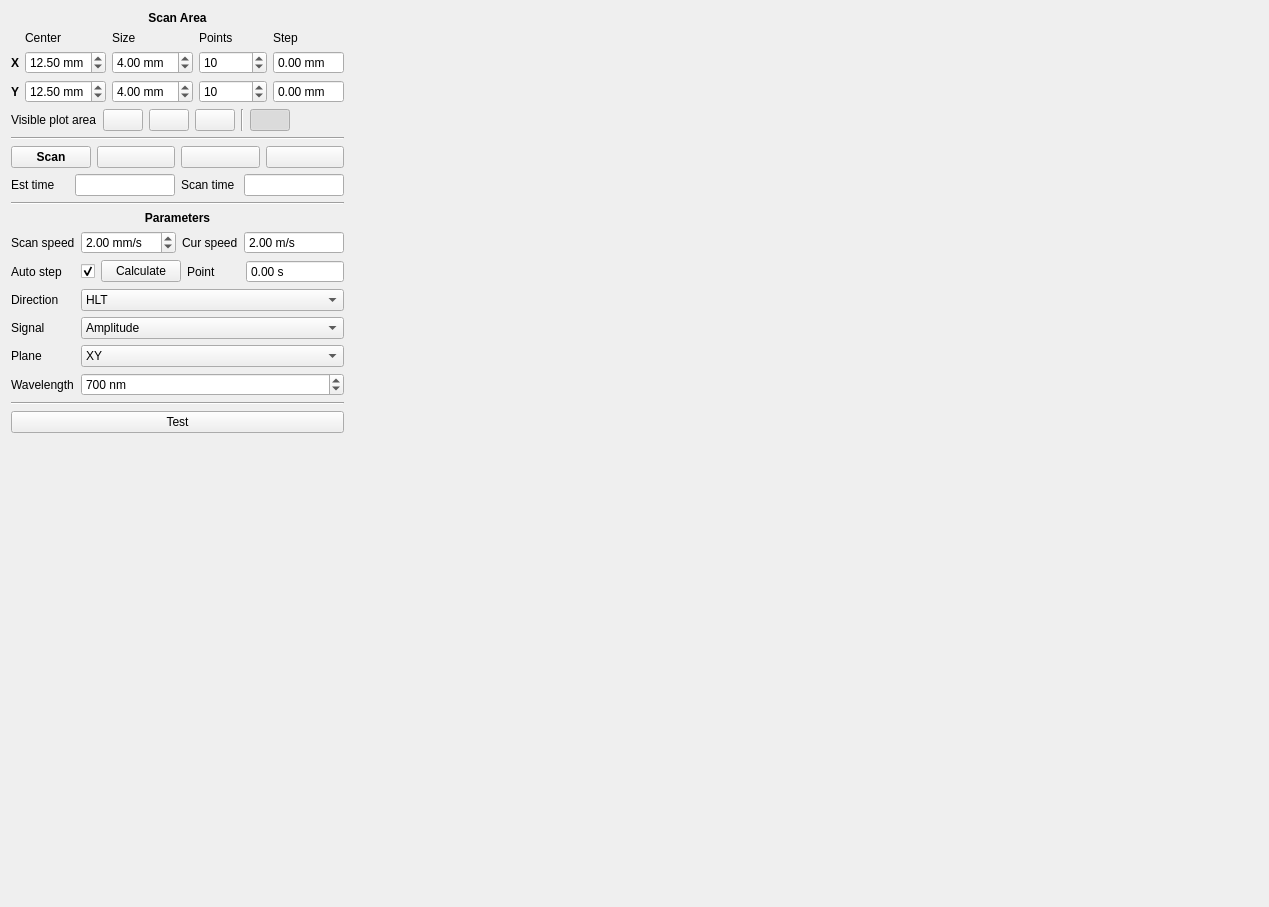
<?xml version="1.0" encoding="UTF-8"?>
<ui version="4.0">
 <class>map_measure</class>
 <widget class="QWidget" name="map_measure">
  <property name="geometry">
   <rect>
    <x>0</x>
    <y>0</y>
    <width>1269</width>
    <height>907</height>
   </rect>
  </property>
  <property name="windowTitle">
   <string>Form</string>
  </property>
  <layout class="QHBoxLayout" name="horizontalLayout_6" stretch="1,9">
   <item>
    <layout class="QVBoxLayout" name="verticalLayout">
     <property name="sizeConstraint">
      <enum>QLayout::SetDefaultConstraint</enum>
     </property>
     <item>
      <widget class="QLabel" name="lbl_scanarea">
       <property name="sizePolicy">
        <sizepolicy hsizetype="Minimum" vsizetype="Preferred">
         <horstretch>0</horstretch>
         <verstretch>0</verstretch>
        </sizepolicy>
       </property>
       <property name="font">
        <font>
         <bold>true</bold>
        </font>
       </property>
       <property name="text">
        <string>Scan Area</string>
       </property>
       <property name="alignment">
        <set>Qt::AlignCenter</set>
       </property>
      </widget>
     </item>
     <item>
      <layout class="QGridLayout" name="gridLayout">
       <item row="1" column="2">
        <widget class="QuantSpinBox" name="sb_sizeX">
         <property name="sizePolicy">
          <sizepolicy hsizetype="Minimum" vsizetype="Fixed">
           <horstretch>0</horstretch>
           <verstretch>0</verstretch>
          </sizepolicy>
         </property>
         <property name="minimumSize">
          <size>
           <width>0</width>
           <height>0</height>
          </size>
         </property>
         <property name="suffix">
          <string> mm</string>
         </property>
         <property name="decimals">
          <number>2</number>
         </property>
         <property name="maximum">
          <double>25.000000000000000</double>
         </property>
         <property name="value">
          <double>4.000000000000000</double>
         </property>
        </widget>
       </item>
       <item row="0" column="3">
        <widget class="QLabel" name="lbl_points">
         <property name="text">
          <string>Points</string>
         </property>
        </widget>
       </item>
       <item row="2" column="0">
        <widget class="QLabel" name="lbl_areaY">
         <property name="font">
          <font>
           <bold>true</bold>
          </font>
         </property>
         <property name="text">
          <string>Y</string>
         </property>
        </widget>
       </item>
       <item row="0" column="4">
        <widget class="QLabel" name="lbl_step">
         <property name="text">
          <string>Step</string>
         </property>
        </widget>
       </item>
       <item row="0" column="2">
        <widget class="QLabel" name="lbl_size">
         <property name="text">
          <string>Size</string>
         </property>
        </widget>
       </item>
       <item row="1" column="4">
        <widget class="QuantSpinBox" name="sb_stepX">
         <property name="sizePolicy">
          <sizepolicy hsizetype="Minimum" vsizetype="Fixed">
           <horstretch>0</horstretch>
           <verstretch>0</verstretch>
          </sizepolicy>
         </property>
         <property name="minimumSize">
          <size>
           <width>0</width>
           <height>0</height>
          </size>
         </property>
         <property name="readOnly">
          <bool>true</bool>
         </property>
         <property name="buttonSymbols">
          <enum>QAbstractSpinBox::NoButtons</enum>
         </property>
         <property name="suffix">
          <string> mm</string>
         </property>
         <property name="decimals">
          <number>2</number>
         </property>
         <property name="maximum">
          <double>999.990000000000009</double>
         </property>
        </widget>
       </item>
       <item row="2" column="2">
        <widget class="QuantSpinBox" name="sb_sizeY">
         <property name="sizePolicy">
          <sizepolicy hsizetype="Minimum" vsizetype="Fixed">
           <horstretch>0</horstretch>
           <verstretch>0</verstretch>
          </sizepolicy>
         </property>
         <property name="minimumSize">
          <size>
           <width>0</width>
           <height>0</height>
          </size>
         </property>
         <property name="suffix">
          <string> mm</string>
         </property>
         <property name="decimals">
          <number>2</number>
         </property>
         <property name="maximum">
          <double>25.000000000000000</double>
         </property>
         <property name="value">
          <double>4.000000000000000</double>
         </property>
        </widget>
       </item>
       <item row="2" column="4">
        <widget class="QuantSpinBox" name="sb_stepY">
         <property name="sizePolicy">
          <sizepolicy hsizetype="Minimum" vsizetype="Fixed">
           <horstretch>0</horstretch>
           <verstretch>0</verstretch>
          </sizepolicy>
         </property>
         <property name="minimumSize">
          <size>
           <width>0</width>
           <height>0</height>
          </size>
         </property>
         <property name="readOnly">
          <bool>true</bool>
         </property>
         <property name="buttonSymbols">
          <enum>QAbstractSpinBox::NoButtons</enum>
         </property>
         <property name="suffix">
          <string> mm</string>
         </property>
         <property name="decimals">
          <number>2</number>
         </property>
         <property name="maximum">
          <double>999.990000000000009</double>
         </property>
        </widget>
       </item>
       <item row="1" column="1">
        <widget class="QuantSpinBox" name="sb_centerX">
         <property name="sizePolicy">
          <sizepolicy hsizetype="Minimum" vsizetype="Fixed">
           <horstretch>0</horstretch>
           <verstretch>0</verstretch>
          </sizepolicy>
         </property>
         <property name="minimumSize">
          <size>
           <width>0</width>
           <height>0</height>
          </size>
         </property>
         <property name="suffix">
          <string> mm</string>
         </property>
         <property name="decimals">
          <number>2</number>
         </property>
         <property name="maximum">
          <double>25.000000000000000</double>
         </property>
         <property name="value">
          <double>12.500000000000000</double>
         </property>
        </widget>
       </item>
       <item row="2" column="1">
        <widget class="QuantSpinBox" name="sb_centerY">
         <property name="sizePolicy">
          <sizepolicy hsizetype="Minimum" vsizetype="Fixed">
           <horstretch>0</horstretch>
           <verstretch>0</verstretch>
          </sizepolicy>
         </property>
         <property name="minimumSize">
          <size>
           <width>0</width>
           <height>0</height>
          </size>
         </property>
         <property name="suffix">
          <string> mm</string>
         </property>
         <property name="decimals">
          <number>2</number>
         </property>
         <property name="maximum">
          <double>25.000000000000000</double>
         </property>
         <property name="value">
          <double>12.500000000000000</double>
         </property>
        </widget>
       </item>
       <item row="0" column="1">
        <widget class="QLabel" name="lbl_center">
         <property name="text">
          <string>Center</string>
         </property>
        </widget>
       </item>
       <item row="1" column="0">
        <widget class="QLabel" name="lbl_areaX">
         <property name="font">
          <font>
           <bold>true</bold>
          </font>
         </property>
         <property name="text">
          <string>X</string>
         </property>
        </widget>
       </item>
       <item row="1" column="3">
        <widget class="QuantSpinBox" name="sb_pointsX">
         <property name="sizePolicy">
          <sizepolicy hsizetype="Minimum" vsizetype="Fixed">
           <horstretch>0</horstretch>
           <verstretch>0</verstretch>
          </sizepolicy>
         </property>
         <property name="minimumSize">
          <size>
           <width>68</width>
           <height>0</height>
          </size>
         </property>
         <property name="decimals">
          <number>0</number>
         </property>
         <property name="minimum">
          <double>2.000000000000000</double>
         </property>
         <property name="maximum">
          <double>1024.000000000000000</double>
         </property>
         <property name="value">
          <double>10.000000000000000</double>
         </property>
        </widget>
       </item>
       <item row="2" column="3">
        <widget class="QuantSpinBox" name="sb_pointsY">
         <property name="sizePolicy">
          <sizepolicy hsizetype="Minimum" vsizetype="Fixed">
           <horstretch>0</horstretch>
           <verstretch>0</verstretch>
          </sizepolicy>
         </property>
         <property name="minimumSize">
          <size>
           <width>0</width>
           <height>0</height>
          </size>
         </property>
         <property name="decimals">
          <number>0</number>
         </property>
         <property name="minimum">
          <double>2.000000000000000</double>
         </property>
         <property name="maximum">
          <double>1024.000000000000000</double>
         </property>
         <property name="value">
          <double>10.000000000000000</double>
         </property>
        </widget>
       </item>
      </layout>
     </item>
     <item>
      <layout class="QHBoxLayout" name="horizontalLayout_4">
       <item>
        <widget class="QLabel" name="label_2">
         <property name="sizePolicy">
          <sizepolicy hsizetype="Maximum" vsizetype="Preferred">
           <horstretch>0</horstretch>
           <verstretch>0</verstretch>
          </sizepolicy>
         </property>
         <property name="text">
          <string>Visible plot area</string>
         </property>
        </widget>
       </item>
       <item>
        <widget class="QPushButton" name="btn_plot_full_area">
         <property name="sizePolicy">
          <sizepolicy hsizetype="Maximum" vsizetype="Fixed">
           <horstretch>0</horstretch>
           <verstretch>0</verstretch>
          </sizepolicy>
         </property>
         <property name="toolTip">
          <string>Set maximum plot size</string>
         </property>
         <property name="text">
          <string/>
         </property>
         <property name="icon">
          <iconset resource="qt_resources.qrc">
           <normaloff>:/icons/qt_resources/map.png</normaloff>:/icons/qt_resources/map.png</iconset>
         </property>
        </widget>
       </item>
       <item>
        <widget class="QPushButton" name="btn_plot_clear">
         <property name="sizePolicy">
          <sizepolicy hsizetype="Maximum" vsizetype="Fixed">
           <horstretch>0</horstretch>
           <verstretch>0</verstretch>
          </sizepolicy>
         </property>
         <property name="toolTip">
          <string>Clear scanned data from plot</string>
         </property>
         <property name="text">
          <string/>
         </property>
         <property name="icon">
          <iconset resource="qt_resources.qrc">
           <normaloff>:/icons/qt_resources/map--minus.png</normaloff>:/icons/qt_resources/map--minus.png</iconset>
         </property>
        </widget>
       </item>
       <item>
        <widget class="QPushButton" name="btn_plot_fit">
         <property name="sizePolicy">
          <sizepolicy hsizetype="Maximum" vsizetype="Fixed">
           <horstretch>0</horstretch>
           <verstretch>0</verstretch>
          </sizepolicy>
         </property>
         <property name="toolTip">
          <string>Fit data to full plot</string>
         </property>
         <property name="text">
          <string/>
         </property>
         <property name="icon">
          <iconset resource="qt_resources.qrc">
           <normaloff>:/icons/qt_resources/map-resize.png</normaloff>:/icons/qt_resources/map-resize.png</iconset>
         </property>
        </widget>
       </item>
       <item>
        <widget class="Line" name="line_4">
         <property name="orientation">
          <enum>Qt::Vertical</enum>
         </property>
        </widget>
       </item>
       <item>
        <widget class="QPushButton" name="btn_plot_area_sel">
         <property name="sizePolicy">
          <sizepolicy hsizetype="Maximum" vsizetype="Fixed">
           <horstretch>0</horstretch>
           <verstretch>0</verstretch>
          </sizepolicy>
         </property>
         <property name="toolTip">
          <string>Select scan area</string>
         </property>
         <property name="text">
          <string/>
         </property>
         <property name="icon">
          <iconset resource="qt_resources.qrc">
           <normaloff>:/icons/qt_resources/selection-resize.png</normaloff>:/icons/qt_resources/selection-resize.png</iconset>
         </property>
         <property name="checkable">
          <bool>true</bool>
         </property>
         <property name="checked">
          <bool>true</bool>
         </property>
         <property name="flat">
          <bool>false</bool>
         </property>
        </widget>
       </item>
       <item>
        <spacer name="horizontalSpacer">
         <property name="orientation">
          <enum>Qt::Horizontal</enum>
         </property>
         <property name="sizeHint" stdset="0">
          <size>
           <width>40</width>
           <height>20</height>
          </size>
         </property>
        </spacer>
       </item>
      </layout>
     </item>
     <item>
      <widget class="Line" name="line">
       <property name="orientation">
        <enum>Qt::Horizontal</enum>
       </property>
      </widget>
     </item>
     <item>
      <layout class="QHBoxLayout" name="horizontalLayout">
       <property name="leftMargin">
        <number>0</number>
       </property>
       <item>
        <widget class="QPushButton" name="btn_start">
         <property name="font">
          <font>
           <bold>true</bold>
          </font>
         </property>
         <property name="text">
          <string>Scan</string>
         </property>
         <property name="icon">
          <iconset resource="qt_resources.qrc">
           <normaloff>:/icons/qt_resources/control.png</normaloff>:/icons/qt_resources/control.png</iconset>
         </property>
         <property name="checkable">
          <bool>true</bool>
         </property>
        </widget>
       </item>
       <item>
        <widget class="QPushButton" name="btn_pause">
         <property name="text">
          <string/>
         </property>
         <property name="icon">
          <iconset resource="qt_resources.qrc">
           <normaloff>:/icons/qt_resources/control-pause.png</normaloff>:/icons/qt_resources/control-pause.png</iconset>
         </property>
         <property name="checkable">
          <bool>true</bool>
         </property>
        </widget>
       </item>
       <item>
        <widget class="QPushButton" name="btn_restart">
         <property name="text">
          <string/>
         </property>
         <property name="icon">
          <iconset resource="qt_resources.qrc">
           <normaloff>:/icons/qt_resources/arrow-circle-225-left.png</normaloff>:/icons/qt_resources/arrow-circle-225-left.png</iconset>
         </property>
        </widget>
       </item>
       <item>
        <widget class="QPushButton" name="btn_stop">
         <property name="text">
          <string/>
         </property>
         <property name="icon">
          <iconset resource="qt_resources.qrc">
           <normaloff>:/icons/qt_resources/control-stop-square.png</normaloff>:/icons/qt_resources/control-stop-square.png</iconset>
         </property>
        </widget>
       </item>
      </layout>
     </item>
     <item>
      <layout class="QHBoxLayout" name="horizontalLayout_2">
       <item>
        <widget class="QLabel" name="lbl_estdur">
         <property name="text">
          <string>Est time</string>
         </property>
        </widget>
       </item>
       <item>
        <widget class="QLineEdit" name="le_estdur">
         <property name="enabled">
          <bool>true</bool>
         </property>
         <property name="sizePolicy">
          <sizepolicy hsizetype="Minimum" vsizetype="Fixed">
           <horstretch>0</horstretch>
           <verstretch>0</verstretch>
          </sizepolicy>
         </property>
         <property name="maximumSize">
          <size>
           <width>100</width>
           <height>16777215</height>
          </size>
         </property>
         <property name="readOnly">
          <bool>true</bool>
         </property>
        </widget>
       </item>
       <item>
        <widget class="QLabel" name="lbl_dur">
         <property name="text">
          <string>Scan time</string>
         </property>
        </widget>
       </item>
       <item>
        <widget class="QLineEdit" name="le_dur">
         <property name="enabled">
          <bool>true</bool>
         </property>
         <property name="sizePolicy">
          <sizepolicy hsizetype="Minimum" vsizetype="Fixed">
           <horstretch>0</horstretch>
           <verstretch>0</verstretch>
          </sizepolicy>
         </property>
         <property name="maximumSize">
          <size>
           <width>100</width>
           <height>16777215</height>
          </size>
         </property>
         <property name="readOnly">
          <bool>true</bool>
         </property>
        </widget>
       </item>
      </layout>
     </item>
     <item>
      <widget class="Line" name="line_3">
       <property name="orientation">
        <enum>Qt::Horizontal</enum>
       </property>
      </widget>
     </item>
     <item>
      <widget class="QLabel" name="lbl_params">
       <property name="sizePolicy">
        <sizepolicy hsizetype="Minimum" vsizetype="Preferred">
         <horstretch>0</horstretch>
         <verstretch>0</verstretch>
        </sizepolicy>
       </property>
       <property name="font">
        <font>
         <bold>true</bold>
        </font>
       </property>
       <property name="text">
        <string>Parameters</string>
       </property>
       <property name="alignment">
        <set>Qt::AlignCenter</set>
       </property>
      </widget>
     </item>
     <item>
      <layout class="QFormLayout" name="formLayout">
       <item row="0" column="0">
        <widget class="QLabel" name="lbl_speed">
         <property name="text">
          <string>Scan speed</string>
         </property>
        </widget>
       </item>
       <item row="0" column="1">
        <layout class="QHBoxLayout" name="horizontalLayout_5">
         <item>
          <widget class="QuantSpinBox" name="sb_speed">
           <property name="sizePolicy">
            <sizepolicy hsizetype="Maximum" vsizetype="Fixed">
             <horstretch>0</horstretch>
             <verstretch>0</verstretch>
            </sizepolicy>
           </property>
           <property name="minimumSize">
            <size>
             <width>95</width>
             <height>0</height>
            </size>
           </property>
           <property name="toolTip">
            <string>Set scan speed. Equal for all axes.</string>
           </property>
           <property name="suffix">
            <string> mm/s</string>
           </property>
           <property name="decimals">
            <number>2</number>
           </property>
           <property name="maximum">
            <double>40.000000000000000</double>
           </property>
           <property name="value">
            <double>2.000000000000000</double>
           </property>
          </widget>
         </item>
         <item>
          <widget class="QLabel" name="label">
           <property name="sizePolicy">
            <sizepolicy hsizetype="Maximum" vsizetype="Preferred">
             <horstretch>0</horstretch>
             <verstretch>0</verstretch>
            </sizepolicy>
           </property>
           <property name="minimumSize">
            <size>
             <width>0</width>
             <height>0</height>
            </size>
           </property>
           <property name="text">
            <string>Cur speed</string>
           </property>
          </widget>
         </item>
         <item>
          <widget class="QuantSpinBox" name="sb_cur_speed">
           <property name="sizePolicy">
            <sizepolicy hsizetype="Minimum" vsizetype="Fixed">
             <horstretch>0</horstretch>
             <verstretch>0</verstretch>
            </sizepolicy>
           </property>
           <property name="minimumSize">
            <size>
             <width>50</width>
             <height>0</height>
            </size>
           </property>
           <property name="toolTip">
            <string>Currently set scan speed. Equal for all axes.</string>
           </property>
           <property name="frame">
            <bool>true</bool>
           </property>
           <property name="readOnly">
            <bool>true</bool>
           </property>
           <property name="buttonSymbols">
            <enum>QAbstractSpinBox::NoButtons</enum>
           </property>
           <property name="suffix">
            <string> m/s</string>
           </property>
           <property name="maximum">
            <double>999.990000000000009</double>
           </property>
           <property name="value">
            <double>2.000000000000000</double>
           </property>
          </widget>
         </item>
        </layout>
       </item>
       <item row="1" column="0">
        <widget class="QLabel" name="lbl_astep">
         <property name="text">
          <string>Auto step</string>
         </property>
        </widget>
       </item>
       <item row="1" column="1">
        <layout class="QHBoxLayout" name="horizontalLayout_3">
         <item>
          <widget class="QCheckBox" name="chb_astep">
           <property name="sizePolicy">
            <sizepolicy hsizetype="Maximum" vsizetype="Fixed">
             <horstretch>0</horstretch>
             <verstretch>0</verstretch>
            </sizepolicy>
           </property>
           <property name="text">
            <string/>
           </property>
           <property name="checkable">
            <bool>true</bool>
           </property>
           <property name="checked">
            <bool>true</bool>
           </property>
          </widget>
         </item>
         <item>
          <widget class="QPushButton" name="btn_astep_calc">
           <property name="sizePolicy">
            <sizepolicy hsizetype="Maximum" vsizetype="Fixed">
             <horstretch>0</horstretch>
             <verstretch>0</verstretch>
            </sizepolicy>
           </property>
           <property name="minimumSize">
            <size>
             <width>50</width>
             <height>0</height>
            </size>
           </property>
           <property name="toolTip">
            <string>Measure average time between ADC measureemnts.</string>
           </property>
           <property name="text">
            <string>Calculate</string>
           </property>
          </widget>
         </item>
         <item>
          <widget class="QLabel" name="lbl_tpp">
           <property name="sizePolicy">
            <sizepolicy hsizetype="Maximum" vsizetype="Preferred">
             <horstretch>0</horstretch>
             <verstretch>0</verstretch>
            </sizepolicy>
           </property>
           <property name="minimumSize">
            <size>
             <width>53</width>
             <height>0</height>
            </size>
           </property>
           <property name="text">
            <string>Point</string>
           </property>
          </widget>
         </item>
         <item>
          <widget class="QuantSpinBox" name="sb_tpp">
           <property name="minimumSize">
            <size>
             <width>50</width>
             <height>0</height>
            </size>
           </property>
           <property name="toolTip">
            <string>Average time between scan points. Limited by ADC speed.</string>
           </property>
           <property name="readOnly">
            <bool>true</bool>
           </property>
           <property name="buttonSymbols">
            <enum>QAbstractSpinBox::NoButtons</enum>
           </property>
           <property name="suffix">
            <string> s</string>
           </property>
           <property name="decimals">
            <number>2</number>
           </property>
           <property name="maximum">
            <double>999.990000000000009</double>
           </property>
          </widget>
         </item>
        </layout>
       </item>
       <item row="2" column="0">
        <widget class="QLabel" name="lbl_scandir">
         <property name="text">
          <string>Direction</string>
         </property>
        </widget>
       </item>
       <item row="2" column="1">
        <widget class="QComboBox" name="cb_scandir">
         <property name="frame">
          <bool>true</bool>
         </property>
         <item>
          <property name="text">
           <string>HLT</string>
          </property>
          <property name="icon">
           <iconset resource="qt_resources.qrc">
            <normaloff>:/icons/qt_resources/SCAN_HTL.png</normaloff>:/icons/qt_resources/SCAN_HTL.png</iconset>
          </property>
         </item>
         <item>
          <property name="text">
           <string>HRT</string>
          </property>
          <property name="icon">
           <iconset resource="qt_resources.qrc">
            <normaloff>:/icons/qt_resources/SCAN_HTR.png</normaloff>:/icons/qt_resources/SCAN_HTR.png</iconset>
          </property>
         </item>
         <item>
          <property name="text">
           <string>HRB</string>
          </property>
          <property name="icon">
           <iconset resource="qt_resources.qrc">
            <normaloff>:/icons/qt_resources/SCAN_HBR.png</normaloff>:/icons/qt_resources/SCAN_HBR.png</iconset>
          </property>
         </item>
         <item>
          <property name="text">
           <string>HLB</string>
          </property>
          <property name="icon">
           <iconset resource="qt_resources.qrc">
            <normaloff>:/icons/qt_resources/SCAN_HBL.png</normaloff>:/icons/qt_resources/SCAN_HBL.png</iconset>
          </property>
         </item>
         <item>
          <property name="text">
           <string>VRB</string>
          </property>
          <property name="icon">
           <iconset resource="qt_resources.qrc">
            <normaloff>:/icons/qt_resources/SCAN_VBR.png</normaloff>:/icons/qt_resources/SCAN_VBR.png</iconset>
          </property>
         </item>
         <item>
          <property name="text">
           <string>VLB</string>
          </property>
          <property name="icon">
           <iconset resource="qt_resources.qrc">
            <normaloff>:/icons/qt_resources/SCAN_VBL.png</normaloff>:/icons/qt_resources/SCAN_VBL.png</iconset>
          </property>
         </item>
         <item>
          <property name="text">
           <string>VRT</string>
          </property>
          <property name="icon">
           <iconset resource="qt_resources.qrc">
            <normaloff>:/icons/qt_resources/SCAN_VTR.png</normaloff>:/icons/qt_resources/SCAN_VTR.png</iconset>
          </property>
         </item>
         <item>
          <property name="text">
           <string>VLT</string>
          </property>
          <property name="icon">
           <iconset resource="qt_resources.qrc">
            <normaloff>:/icons/qt_resources/SCAN_VTL.png</normaloff>:/icons/qt_resources/SCAN_VTL.png</iconset>
          </property>
         </item>
        </widget>
       </item>
       <item row="3" column="0">
        <widget class="QLabel" name="lbl_sig">
         <property name="text">
          <string>Signal</string>
         </property>
        </widget>
       </item>
       <item row="3" column="1">
        <widget class="QComboBox" name="cb_sig">
         <property name="frame">
          <bool>true</bool>
         </property>
         <item>
          <property name="text">
           <string>Amplitude</string>
          </property>
         </item>
        </widget>
       </item>
       <item row="4" column="0">
        <widget class="QLabel" name="lbl_scanplane">
         <property name="text">
          <string>Plane</string>
         </property>
        </widget>
       </item>
       <item row="4" column="1">
        <widget class="QComboBox" name="cb_scanplane">
         <property name="frame">
          <bool>true</bool>
         </property>
         <item>
          <property name="text">
           <string>XY</string>
          </property>
         </item>
         <item>
          <property name="text">
           <string>XZ</string>
          </property>
         </item>
         <item>
          <property name="text">
           <string>YZ</string>
          </property>
         </item>
        </widget>
       </item>
       <item row="5" column="0">
        <widget class="QLabel" name="lbl_wl">
         <property name="text">
          <string>Wavelength</string>
         </property>
        </widget>
       </item>
       <item row="5" column="1">
        <widget class="QuantSpinBox" name="sb_wl">
         <property name="suffix">
          <string> nm</string>
         </property>
         <property name="decimals">
          <number>0</number>
         </property>
         <property name="minimum">
          <double>200.000000000000000</double>
         </property>
         <property name="maximum">
          <double>2000.000000000000000</double>
         </property>
         <property name="singleStep">
          <double>10.000000000000000</double>
         </property>
         <property name="value">
          <double>700.000000000000000</double>
         </property>
        </widget>
       </item>
      </layout>
     </item>
     <item>
      <widget class="Line" name="line_2">
       <property name="orientation">
        <enum>Qt::Horizontal</enum>
       </property>
      </widget>
     </item>
     <item>
      <widget class="QPushButton" name="btn_tst">
       <property name="text">
        <string>Test</string>
       </property>
      </widget>
     </item>
     <item>
      <spacer name="verticalSpacer">
       <property name="orientation">
        <enum>Qt::Vertical</enum>
       </property>
       <property name="sizeHint" stdset="0">
        <size>
         <width>20</width>
         <height>40</height>
        </size>
       </property>
      </spacer>
     </item>
    </layout>
   </item>
   <item>
    <widget class="PgMap" name="plot_scan" native="true">
     <property name="sizePolicy">
      <sizepolicy hsizetype="Expanding" vsizetype="Expanding">
       <horstretch>0</horstretch>
       <verstretch>0</verstretch>
      </sizepolicy>
     </property>
    </widget>
   </item>
  </layout>
 </widget>
 <customwidgets>
  <customwidget>
   <class>QuantSpinBox</class>
   <extends>QDoubleSpinBox</extends>
   <header>..widgets</header>
  </customwidget>
  <customwidget>
   <class>PgMap</class>
   <extends>QWidget</extends>
   <header>..widgets</header>
   <container>1</container>
  </customwidget>
 </customwidgets>
 <tabstops>
  <tabstop>sb_centerX</tabstop>
  <tabstop>sb_centerY</tabstop>
  <tabstop>sb_sizeX</tabstop>
  <tabstop>sb_sizeY</tabstop>
  <tabstop>sb_pointsX</tabstop>
  <tabstop>sb_pointsY</tabstop>
  <tabstop>sb_stepX</tabstop>
  <tabstop>sb_stepY</tabstop>
  <tabstop>btn_start</tabstop>
  <tabstop>btn_pause</tabstop>
  <tabstop>btn_restart</tabstop>
  <tabstop>btn_stop</tabstop>
  <tabstop>le_estdur</tabstop>
  <tabstop>le_dur</tabstop>
  <tabstop>chb_astep</tabstop>
  <tabstop>cb_scandir</tabstop>
  <tabstop>cb_sig</tabstop>
  <tabstop>cb_scanplane</tabstop>
 </tabstops>
 <resources>
  <include location="qt_resources.qrc"/>
 </resources>
 <connections/>
</ui>
